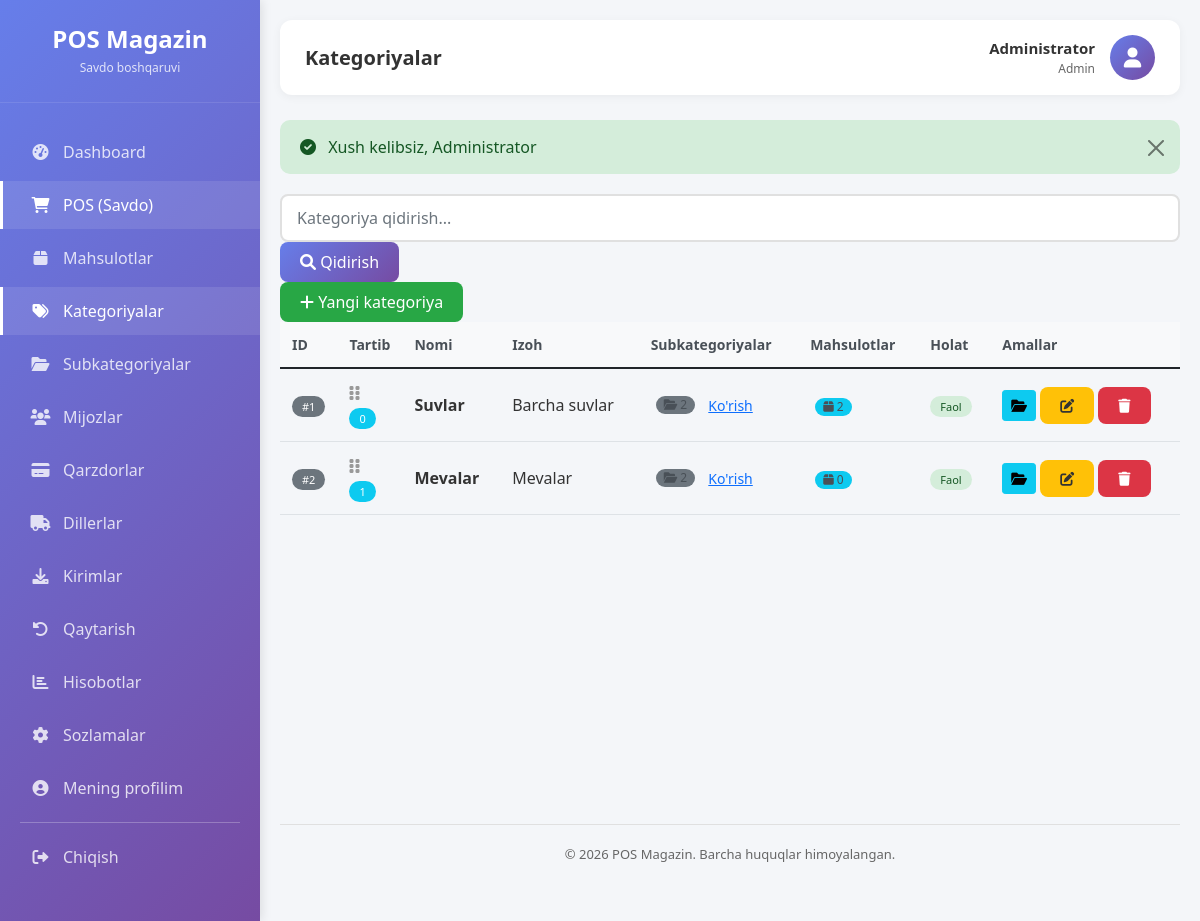
/categories (signed in), run on an earlier commit of the app's database.
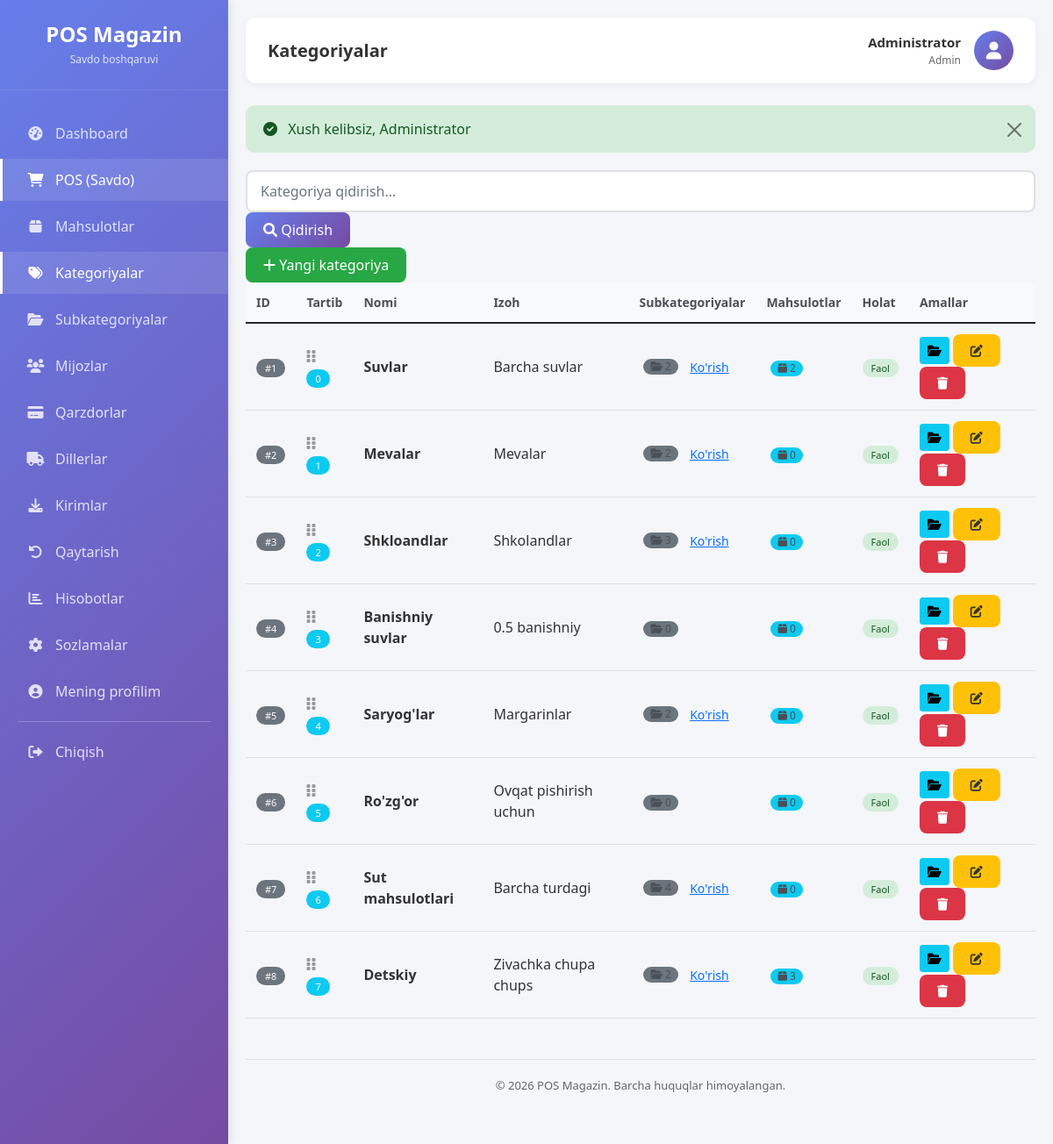
And on a later commit of the database.
### tables this page shows
CREATE TABLE `kategoriyalar` (
  `id` bigint(20) UNSIGNED NOT NULL,
  `nomi` varchar(120) NOT NULL,
  `izoh` varchar(255) DEFAULT NULL,
  `faol` tinyint(1) NOT NULL DEFAULT 1,
  `tartib` int(11) NOT NULL DEFAULT 0,
  `yaratilgan_vaqt` timestamp NULL DEFAULT current_timestamp(),
  `yangilangan_vaqt` timestamp NULL DEFAULT current_timestamp() ON UPDATE current_timestamp(),
  `ochirilgan_vaqt` timestamp NULL DEFAULT NULL
);

### app/Views/pages/categories/index.php (the view, shortened to what the changed rows need)
<div class="content-card">
    <div class="filter-section">
        <form method="GET" class="search-box">
            <input type="text"
                   name="search"
                   class="form-control"
                   placeholder="Kategoriya qidirish..."
                   value="<?= htmlspecialchars($search ?? '') ?>">
            <button type="submit" class="btn btn-primary">
                <i class="fas fa-search"></i> Qidirish
            </button>
        </form>
        <?php if (in_array($_SESSION['user']['rol_nomi'] ?? '', ['Admin', 'Omborchi'])): ?>
            <a href="/new-pos/categories/create" class="btn btn-success">
                <i class="fas fa-plus"></i> Yangi kategoriya
            </a>
        <?php endif; ?>
    </div>
    <div class="table-responsive">
        <table class="table table-hover">
            <thead>
                <tr>
                    <th width="50">ID</th>
                    <th width="50">Tartib</th>
                    <th>Nomi</th>
                    <th>Izoh</th>
                    <th>Subkategoriyalar</th>
                    <th>Mahsulotlar</th>
                    <th>Holat</th>
                    <th>Amallar</th>
                </tr>
            </thead>
            <tbody id="sortableCategories">
                <?php if (empty($categories)): ?>
                    <tr>
                        <td colspan="8" class="text-center py-4">
                            <i class="fas fa-tags fa-3x text-muted mb-3"></i>
                            <p class="text-muted">Hech qanday kategoriya topilmadi</p>
                            <?php if (in_array($_SESSION['user']['rol_nomi'] ?? '', ['Admin', 'Omborchi'])): ?>
                                <a href="/new-pos/categories/create" class="btn btn-primary">
                                    <i class="fas fa-plus"></i> Birinchi kategoriyani qo'shish
                                </a>
                            <?php endif; ?>
                        </td>
                    </tr>
                <?php else: ?>
                    <?php foreach ($categories as $category): ?>
                        <tr data-id="<?= $category['id'] ?>" data-tartib="<?= $category['tartib'] ?? 0 ?>">
                            <td><span class="badge bg-secondary">#<?= $category['id'] ?></span></td>
                            <td>
                                <?php if (empty($search) && in_array($_SESSION['user']['rol_nomi'] ?? '', ['Admin', 'Omborchi'])): ?>
                                    <span class="drag-handle">
                                        <i class="fas fa-grip-vertical"></i>
                                    </span>
                                <?php endif; ?>
                                <span class="badge bg-info"><?= $category['tartib'] ?? 0 ?></span>
                            </td>
                            <td>
                                <strong><?= htmlspecialchars($category['nomi']) ?></strong>
                            </td>
                            <td>
                                <?= htmlspecialchars($category['izoh'] ?? '-') ?>
                            </td>
                            <td>
                                <span class="badge bg-secondary category-stats">
                                    <i class="fas fa-folder-open"></i>
                                    <?= $category['subcategories_count'] ?? 0 ?>
                                </span>
                                <?php if (($category['subcategories_count'] ?? 0) > 0): ?>
                                    <a href="/new-pos/subcategories?category=<?= $category['id'] ?>" class="btn btn-sm btn-link">
                                        Ko'rish
                                    </a>
                                <?php endif; ?>
                            </td>
                            <td>
                                <span class="badge bg-info category-stats">
                                    <i class="fas fa-box"></i>
                                    <?= $category['products_count'] ?? 0 ?>
                                </span>
                            </td>
                            <td>
                                <?php if ($category['faol']): ?>
                                    <span class="badge badge-success">Faol</span>
                                <?php else: ?>
                                    <span class="badge badge-danger">Faol emas</span>
                                <?php endif; ?>
                            </td>
                            <td>
                                <a href="/new-pos/subcategories?category=<?= $category['id'] ?>"
                                   class="btn btn-sm btn-info btn-action"
                                   title="Subkategoriyalar"
                                   data-bs-toggle="tooltip">
                                    <i class="fas fa-folder-open"></i>
                                </a>
                                <?php if (in_array($_SESSION['user']['rol_nomi'] ?? '', ['Admin', 'Omborchi'])): ?>
                                    <a href="/new-pos/categories/edit/<?= $category['id'] ?>"
                                       class="btn btn-sm btn-warning btn-action"
                                       title="Tahrirlash"
                                       data-bs-toggle="tooltip">
                                        <i class="fas fa-edit"></i>
                                    </a>
                                    <?php if ($_SESSION['user']['rol_nomi'] == 'Admin'): ?>
                                        <form method="POST"
                                              action="/new-pos/categories/delete/<?= $category['id'] ?>"
                                              style="display: inline;"
                                              onsubmit="return confirm('Haqiqatan ham bu kategoriyani o\'chirmoqchimisiz? Bu kategoriyaga bog\'liq barcha ma\'lumotlar o\'chiriladi.');">
                                            <button type="submit" class="btn btn-sm btn-danger btn-action" title="O'chirish" data-bs-toggle="tooltip">
                                                <i class="fas fa-trash"></i>
                                            </button>
                                        </form>
                                    <?php endif; ?>
                                <?php endif; ?>
                            </td>
                        </tr>
                    <?php endforeach; ?>
                <?php endif; ?>
            </tbody>
        </table>
    </div>
</div>

### public/index.php (shortened to what the changed rows need)
<?php
require_once __DIR__ . '/../config/database.php';
spl_autoload_register(function ($class) {
    $prefix = 'App\\';
    $base_dir = APP_PATH . '/';
    $len = strlen($prefix);
    $relative_class = substr($class, $len);
    $file = $base_dir . str_replace('\\', '/', $relative_class) . '.php';
});
$requestUri = $_SERVER['REQUEST_URI'];
$basePath = '/new-pos';
if (strpos($requestUri, $basePath) === 0) {
    $requestUri = substr($requestUri, strlen($basePath));
}
$requestUri = strtok($requestUri, '?');
$requestUri = str_replace('/public', '', $requestUri);
$requestUri = trim($requestUri, '/');
$routesFile = ROUTES_PATH . '/web.php';
$routes = require $routesFile;
$method = $_SERVER['REQUEST_METHOD'];
route_dispatch($routes, $method, $requestUri);
function route_dispatch($routes, $method, $uri) {
    foreach ($routes[$method] as $pattern => $handler) {
        $pattern = trim($pattern, '/');
        $regexPattern = preg_replace('/\{[a-z]+\}/', '([^/]+)', $pattern);
        $regexPattern = '/^' . str_replace('/', '\/', $regexPattern) . '$/';
        if (preg_match($regexPattern, $uri, $matches)) {
            array_shift($matches);
            list($controller, $action) = $handler;
            $controllerInstance = new $controllerClass();
            call_user_func_array([$controllerInstance, $action], $matches);
            return;
        }
    }
}

### app/Views/layouts/main.php (shortened to what the changed rows need)
<!DOCTYPE html>
<html lang="uz">
<head>
    <link rel="stylesheet" href="/new-pos/public/assets/css/responsive.css">
    <link href="https://cdn.jsdelivr.net/npm/bootstrap@5.1.3/dist/css/bootstrap.min.css" rel="stylesheet">
    <link rel="stylesheet" href="https://cdnjs.cloudflare.com/ajax/libs/font-awesome/6.0.0/css/all.min.css">
    <link rel="stylesheet" href="/new-pos/public/assets/css/style.css">
</head>
<body>
    <div class="wrapper">
        <div class="sidebar">
            <div class="sidebar-header">
                <h3><?= htmlspecialchars($companyName ?? 'POS Magazin') ?></h3>
                <p>Savdo boshqaruvi</p>
            </div>
            <ul class="nav-menu">
                <?php if ($_SESSION['user']['rol_nomi'] == 'Admin'): ?>
                <li class="nav-item">
                    <a href="/new-pos/dashboard" class="nav-link <?= strpos($_SERVER['REQUEST_URI'], 'dashboard') !== false ? 'active' : '' ?>">
                        <i class="fas fa-tachometer-alt"></i> <span>Dashboard</span>
                    </a>
                </li>
                <?php endif; ?>
                <li class="nav-item">
                    <a href="/new-pos/pos" class="nav-link <?= strpos($_SERVER['REQUEST_URI'], 'pos') !== false ? 'active' : '' ?>">
                        <i class="fas fa-shopping-cart"></i> <span>POS (Savdo)</span>
                    </a>
                </li>
                <li class="nav-item">
                    <a href="/new-pos/products" class="nav-link <?= strpos($_SERVER['REQUEST_URI'], 'products') !== false ? 'active' : '' ?>">
                        <i class="fas fa-box"></i> <span>Mahsulotlar</span>
                    </a>
                </li>
                <li class="nav-item">
                    <a href="/new-pos/categories" class="nav-link <?= strpos($_SERVER['REQUEST_URI'], 'categories') !== false ? 'active' : '' ?>">
                        <i class="fas fa-tags"></i> <span>Kategoriyalar</span>
                    </a>
                </li>
                <li class="nav-item">
                    <a href="/new-pos/subcategories" class="nav-link <?= strpos($_SERVER['REQUEST_URI'], 'subcategories') !== false ? 'active' : '' ?>">
                        <i class="fas fa-folder-open"></i> <span>Subkategoriyalar</span>
                    </a>
                </li>
                <li class="nav-item">
                    <a href="/new-pos/customers" class="nav-link <?= strpos($_SERVER['REQUEST_URI'], 'customers') !== false ? 'active' : '' ?>">
                        <i class="fas fa-users"></i> <span>Mijozlar</span>
                    </a>
                </li>
                <li class="nav-item">
                    <a href="/new-pos/debt" class="nav-link <?= strpos($_SERVER['REQUEST_URI'], 'debt') !== false ? 'active' : '' ?>">
                        <i class="fas fa-credit-card"></i> <span>Qarzdorlar</span>
                    </a>
                </li>
                <li class="nav-item">
                    <a href="/new-pos/yetkazib" class="nav-link <?= strpos($_SERVER['REQUEST_URI'], 'yetkazib') !== false ? 'active' : '' ?>">
                        <i class="fas fa-truck"></i> <span>Dillerlar</span>
                    </a>
                </li>
                <li class="nav-item">
                    <a href="/new-pos/kirim" class="nav-link <?= strpos($_SERVER['REQUEST_URI'], 'kirim') !== false ? 'active' : '' ?>">
                        <i class="fas fa-download"></i> <span>Kirimlar</span>
                    </a>
                </li>
                <li class="nav-item">
                    <a href="/new-pos/returns" class="nav-link <?= strpos($_SERVER['REQUEST_URI'], 'returns') !== false ? 'active' : '' ?>">
                        <i class="fas fa-undo-alt"></i> <span>Qaytarish</span>
                    </a>
                </li>
                <?php if ($_SESSION['user']['rol_nomi'] == 'Admin'): ?>
                <li class="nav-item">
                    <a href="/new-pos/reports" class="nav-link <?= strpos($_SERVER['REQUEST_URI'], 'reports') !== false ? 'active' : '' ?>">
                        <i class="fas fa-chart-bar"></i> <span>Hisobotlar</span>
                    </a>
                </li>
                <?php endif; ?>
                <?php if ($_SESSION['user']['rol_nomi'] == 'Admin'): ?>
                <li class="nav-item">
                    <a href="/new-pos/settings" class="nav-link <?= strpos($_SERVER['REQUEST_URI'], 'settings') !== false ? 'active' : '' ?>">
                        <i class="fas fa-cog"></i> <span>Sozlamalar</span>
                    </a>
                </li>
                <?php endif; ?>
                <li class="nav-item">
                    <a href="/new-pos/settings/profile" class="nav-link <?= strpos($_SERVER['REQUEST_URI'], 'profile') !== false ? 'active' : '' ?>">
                        <i class="fas fa-user-circle"></i> <span>Mening profilim</span>
                    </a>
                </li>
                <li class="nav-item divider">
                    <hr>
                </li>
                <li class="nav-item">
                    <a href="/new-pos/logout" class="nav-link">
                        <i class="fas fa-sign-out-alt"></i> <span>Chiqish</span>
                    </a>
                </li>
            </ul>
        </div>
        <div class="main-content">
            <div class="top-bar">
                <div class="page-title">
                    <h4><?= $title ?? 'Dashboard' ?></h4>
                </div>
                <div class="user-info">
                    <div class="user-details">
                        <div class="user-name"><?= $_SESSION['user']['fio'] ?? 'Foydalanuvchi' ?></div>
                        <div class="user-role"><?= $_SESSION['user']['rol_nomi'] ?? 'Role' ?></div>
                    </div>
                    <div class="user-avatar">
                        <i class="fas fa-user"></i>
                    </div>
                </div>
            </div>
            <?php if (isset($_SESSION['flash']['success'])): ?>
                <div class="alert alert-success alert-dismissible fade show" role="alert">
                    <i class="fas fa-check-circle me-2"></i> <?= $_SESSION['flash']['success'] ?>
                    <button type="button" class="btn-close" data-bs-dismiss="alert"></button>
                </div>
            <?php endif; ?>
            <div class="content-wrapper">
                <?= $content ?? '' ?>
            </div>
            <div class="footer">
                <p>© <?= date('Y') ?> POS Magazin. Barcha huquqlar himoyalangan.</p>
            </div>
        </div>
    </div>
</body>
</html>

What changed in the data, as far as the page shows it:
added kategoriyalar: id "3", tartib "2", nomi "Shkloandlar", izoh "Shkolandlar", subcategories_count "3", products_count "0", faol "Faol"
added kategoriyalar: id "4", tartib "3", nomi "Banishniy suvlar", izoh "0.5 banishniy", subcategories_count "0", products_count "0", faol "Faol"
added kategoriyalar: id "5", tartib "4", nomi "Saryog'lar", izoh "Margarinlar", subcategories_count "2", products_count "0", faol "Faol"
added kategoriyalar: id "6", tartib "5", nomi "Ro'zg'or", izoh "Ovqat pishirish uchun", subcategories_count "0", products_count "0", faol "Faol"
added kategoriyalar: id "7", tartib "6", nomi "Sut mahsulotlari", izoh "Barcha turdagi", subcategories_count "4", products_count "0", faol "Faol"
added kategoriyalar: id "8", tartib "7", nomi "Detskiy", izoh "Zivachka chupa chups", subcategories_count "2", products_count "3", faol "Faol"
